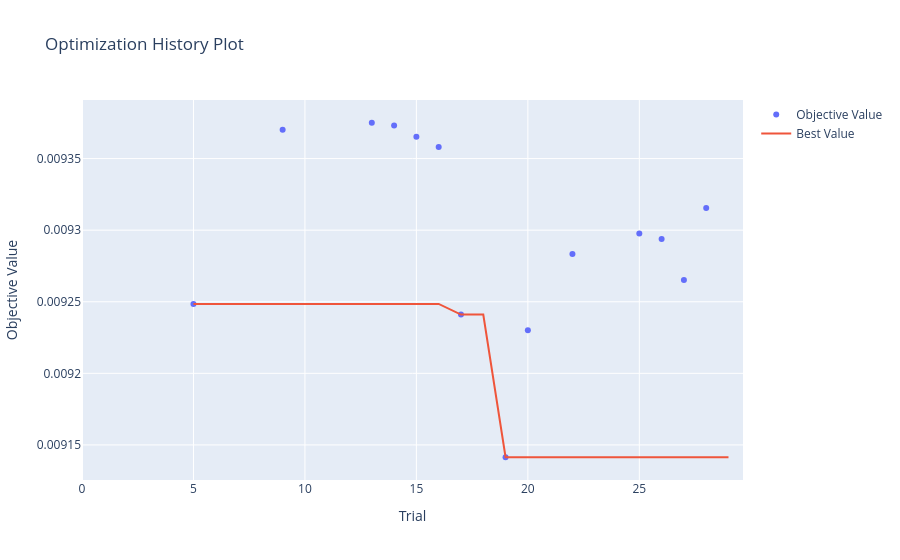
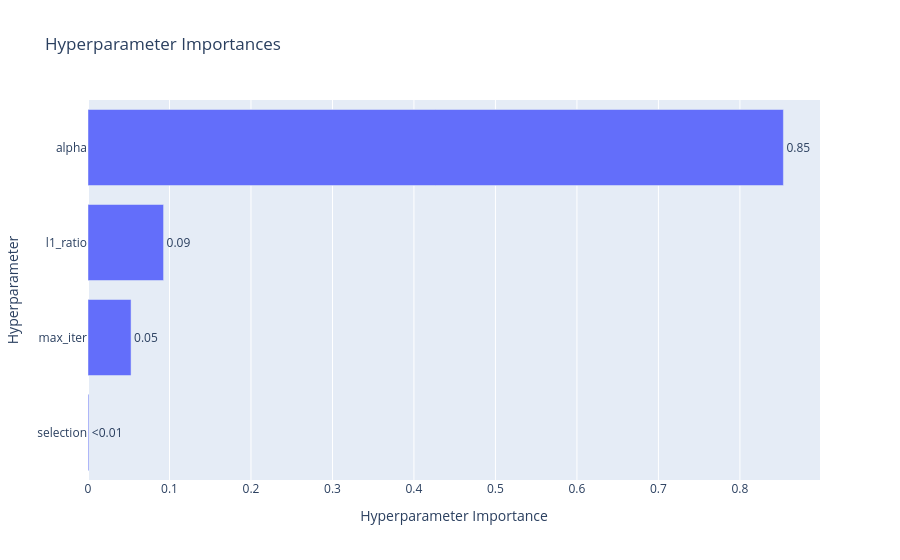
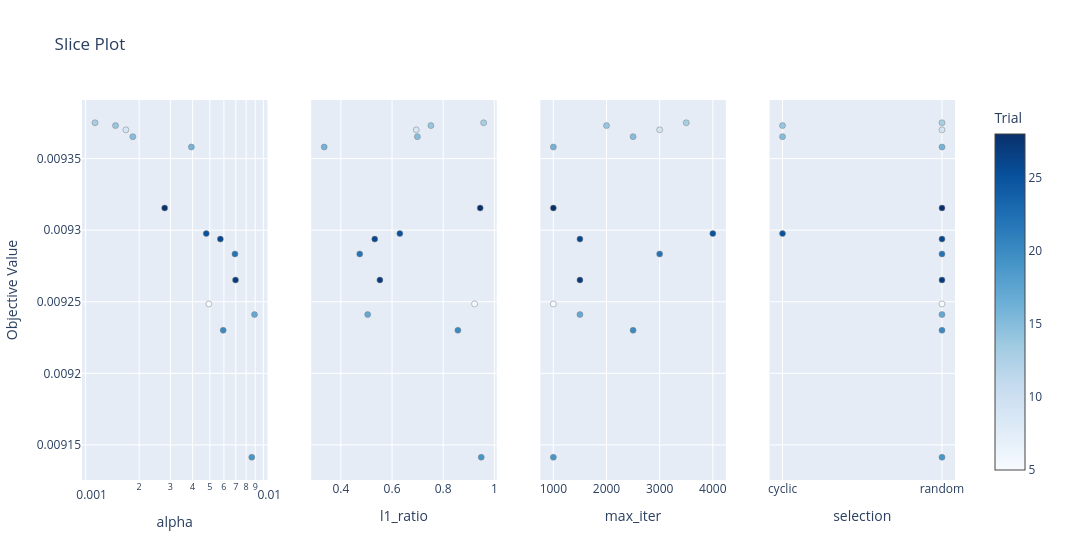
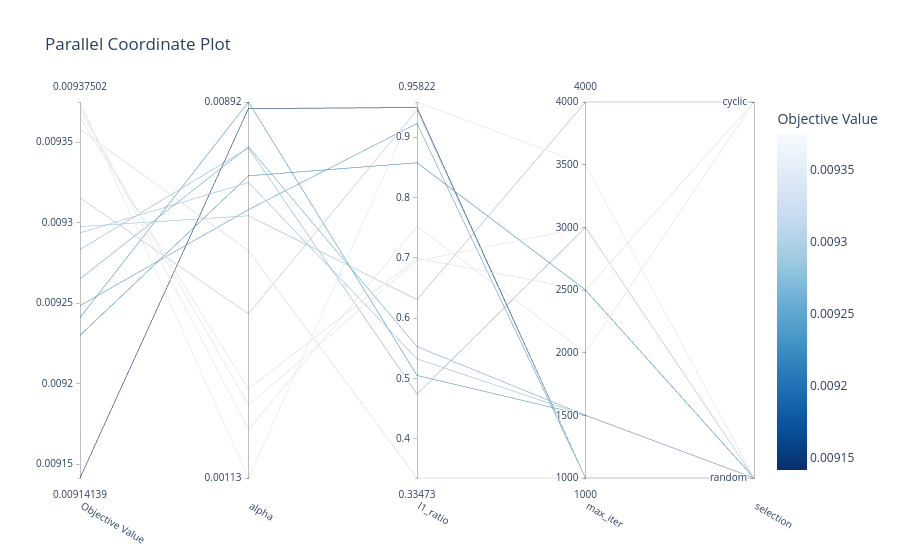

Notebook code cell kept with these figures, in order:
### Code cell
study = results[0]["study"]

vis.plot_optimization_history(study).show()
vis.plot_param_importances(study).show()
vis.plot_slice(study).show()
vis.plot_parallel_coordinate(study).show()
vis.plot_contour(study).show()
vis.plot_edf(study).show()

### Figure 1 — Plotly figure (JSON) as saved in the notebook; plotly's stock layout.template omitted (floating-point values rounded to 4 significant figures)
{"data": [{"mode": "markers", "name": "Objective Value", "x": [5, 9, 13, 14, 15, 16, 17, 19, 20, 22, 25, 26, 27, 28], "y": [0.009248, 0.00937, 0.009375, 0.009373, 0.009365, 0.009358, 0.009241, 0.009141, 0.00923, 0.009283, 0.009298, 0.009294, 0.009265, 0.009315], "type": "scatter"}, {"mode": "lines", "name": "Best Value", "x": [0, 1, 2, 3, 4, 5, 6, 7, 8, 9, 10, 11, 12, 13, 14, 15, 16, 17, 18, 19, 20, 21, 22, 23, 24, 25, 26, 27, 28, 29], "y": [null, null, null, null, null, 0.009248, 0.009248, 0.009248, 0.009248, 0.009248, 0.009248, 0.009248, 0.009248, 0.009248, 0.009248, 0.009248, 0.009248, 0.009241, 0.009241, 0.009141, 0.009141, 0.009141, 0.009141, 0.009141, 0.009141, 0.009141, 0.009141, 0.009141, 0.009141, 0.009141], "type": "scatter"}, {"marker": {"color": "#cccccc"}, "mode": "markers", "name": "Infeasible Trial", "showlegend": false, "x": [], "y": [], "type": "scatter"}], "layout": {"title": {"text": "Optimization History Plot"}, "xaxis": {"title": {"text": "Trial"}}, "yaxis": {"title": {"text": "Objective Value"}}}}

### Figure 2 — Plotly figure (JSON) as saved in the notebook; plotly's stock layout.template omitted (floating-point values rounded to 4 significant figures)
{"data": [{"cliponaxis": false, "hovertemplate": ["selection (CategoricalDistribution): 0.0010602918917796131<extra></extra>", "max_iter (IntDistribution): 0.05283909793094077<extra></extra>", "l1_ratio (FloatDistribution): 0.09273080939774042<extra></extra>", "alpha (FloatDistribution): 0.8533698007795391<extra></extra>"], "name": "Objective Value", "orientation": "h", "text": ["<0.01", "0.05", "0.09", "0.85"], "textposition": "outside", "x": [0.00106, 0.05284, 0.09273, 0.8534], "y": ["selection", "max_iter", "l1_ratio", "alpha"], "type": "bar"}], "layout": {"title": {"text": "Hyperparameter Importances"}, "xaxis": {"title": {"text": "Hyperparameter Importance"}}, "yaxis": {"title": {"text": "Hyperparameter"}}}}

### Figure 3 — Plotly figure (JSON) as saved in the notebook; plotly's stock layout.template omitted (floating-point values rounded to 4 significant figures)
{"data": [{"marker": {"color": [5, 9, 13, 14, 15, 16, 17, 19, 20, 22, 25, 26, 27, 28], "colorbar": {"title": {"text": "Trial"}, "x": 1.0, "xpad": 40}, "colorscale": [[0.0, "rgb(247,251,255)"], [0.125, "rgb(222,235,247)"], [0.25, "rgb(198,219,239)"], [0.375, "rgb(158,202,225)"], [0.5, "rgb(107,174,214)"], [0.625, "rgb(66,146,198)"], [0.75, "rgb(33,113,181)"], [0.875, "rgb(8,81,156)"], [1.0, "rgb(8,48,107)"]], "line": {"color": "Grey", "width": 0.5}, "showscale": true}, "mode": "markers", "name": "Feasible Trial", "showlegend": false, "x": [0.004937, 0.001685, 0.00113, 0.001473, 0.001843, 0.003937, 0.008916, 0.008608, 0.005944, 0.006924, 0.004773, 0.005731, 0.006975, 0.002785], "y": [0.009248, 0.00937, 0.009375, 0.009373, 0.009365, 0.009358, 0.009241, 0.009141, 0.00923, 0.009283, 0.009298, 0.009294, 0.009265, 0.009315], "type": "scatter", "xaxis": "x", "yaxis": "y"}, {"marker": {"color": [5, 9, 13, 14, 15, 16, 17, 19, 20, 22, 25, 26, 27, 28], "colorbar": {"title": {"text": "Trial"}, "x": 1.0, "xpad": 40}, "colorscale": [[0.0, "rgb(247,251,255)"], [0.125, "rgb(222,235,247)"], [0.25, "rgb(198,219,239)"], [0.375, "rgb(158,202,225)"], [0.5, "rgb(107,174,214)"], [0.625, "rgb(66,146,198)"], [0.75, "rgb(33,113,181)"], [0.875, "rgb(8,81,156)"], [1.0, "rgb(8,48,107)"]], "line": {"color": "Grey", "width": 0.5}, "showscale": false}, "mode": "markers", "name": "Feasible Trial", "showlegend": false, "x": [0.9226, 0.6948, 0.9582, 0.752, 0.699, 0.3347, 0.5048, 0.9488, 0.8575, 0.4737, 0.6305, 0.5324, 0.5526, 0.9448], "y": [0.009248, 0.00937, 0.009375, 0.009373, 0.009365, 0.009358, 0.009241, 0.009141, 0.00923, 0.009283, 0.009298, 0.009294, 0.009265, 0.009315], "type": "scatter", "xaxis": "x2", "yaxis": "y2"}, {"marker": {"color": [5, 9, 13, 14, 15, 16, 17, 19, 20, 22, 25, 26, 27, 28], "colorbar": {"title": {"text": "Trial"}, "x": 1.0, "xpad": 40}, "colorscale": [[0.0, "rgb(247,251,255)"], [0.125, "rgb(222,235,247)"], [0.25, "rgb(198,219,239)"], [0.375, "rgb(158,202,225)"], [0.5, "rgb(107,174,214)"], [0.625, "rgb(66,146,198)"], [0.75, "rgb(33,113,181)"], [0.875, "rgb(8,81,156)"], [1.0, "rgb(8,48,107)"]], "line": {"color": "Grey", "width": 0.5}, "showscale": false}, "mode": "markers", "name": "Feasible Trial", "showlegend": false, "x": [1000, 3000, 3500, 2000, 2500, 1000, 1500, 1000, 2500, 3000, 4000, 1500, 1500, 1000], "y": [0.009248, 0.00937, 0.009375, 0.009373, 0.009365, 0.009358, 0.009241, 0.009141, 0.00923, 0.009283, 0.009298, 0.009294, 0.009265, 0.009315], "type": "scatter", "xaxis": "x3", "yaxis": "y3"}, {"marker": {"color": [5, 9, 13, 14, 15, 16, 17, 19, 20, 22, 25, 26, 27, 28], "colorbar": {"title": {"text": "Trial"}, "x": 1.0, "xpad": 40}, "colorscale": [[0.0, "rgb(247,251,255)"], [0.125, "rgb(222,235,247)"], [0.25, "rgb(198,219,239)"], [0.375, "rgb(158,202,225)"], [0.5, "rgb(107,174,214)"], [0.625, "rgb(66,146,198)"], [0.75, "rgb(33,113,181)"], [0.875, "rgb(8,81,156)"], [1.0, "rgb(8,48,107)"]], "line": {"color": "Grey", "width": 0.5}, "showscale": false}, "mode": "markers", "name": "Feasible Trial", "showlegend": false, "x": ["random", "random", "random", "cyclic", "cyclic", "random", "random", "random", "random", "random", "cyclic", "random", "random", "random"], "y": [0.009248, 0.00937, 0.009375, 0.009373, 0.009365, 0.009358, 0.009241, 0.009141, 0.00923, 0.009283, 0.009298, 0.009294, 0.009265, 0.009315], "type": "scatter", "xaxis": "x4", "yaxis": "y4"}], "layout": {"xaxis": {"anchor": "y", "domain": [0.0, 0.2125], "title": {"text": "alpha"}, "type": "log"}, "yaxis": {"anchor": "x", "domain": [0.0, 1.0], "title": {"text": "Objective Value"}}, "xaxis2": {"anchor": "y2", "domain": [0.2625, 0.475], "title": {"text": "l1_ratio"}}, "yaxis2": {"anchor": "x2", "domain": [0.0, 1.0], "matches": "y", "showticklabels": false}, "xaxis3": {"anchor": "y3", "domain": [0.525, 0.7375], "title": {"text": "max_iter"}}, "yaxis3": {"anchor": "x3", "domain": [0.0, 1.0], "matches": "y", "showticklabels": false}, "xaxis4": {"anchor": "y4", "domain": [0.7875, 1.0], "title": {"text": "selection"}, "type": "category", "categoryorder": "array", "categoryarray": ["cyclic", "random"]}, "yaxis4": {"anchor": "x4", "domain": [0.0, 1.0], "matches": "y", "showticklabels": false}, "title": {"text": "Slice Plot"}, "width": 1200}}

### Figure 4 — Plotly figure (JSON) as saved in the notebook; plotly's stock layout.template omitted (floating-point values rounded to 4 significant figures)
{"data": [{"dimensions": [{"label": "Objective Value", "range": [0.009141, 0.009375], "values": [0.009248, 0.00937, 0.009375, 0.009373, 0.009365, 0.009358, 0.009241, 0.009141, 0.00923, 0.009283, 0.009298, 0.009294, 0.009265, 0.009315]}, {"label": "alpha", "range": [-2.947, -2.05], "ticktext": ["0.00113", "0.00892"], "tickvals": [-2.947, -2.05], "values": [-2.307, -2.773, -2.947, -2.832, -2.734, -2.405, -2.05, -2.065, -2.226, -2.16, -2.321, -2.242, -2.156, -2.555]}, {"label": "l1_ratio", "range": [0.3347, 0.9582], "values": [0.9226, 0.6948, 0.9582, 0.752, 0.699, 0.3347, 0.5048, 0.9488, 0.8575, 0.4737, 0.6305, 0.5324, 0.5526, 0.9448]}, {"label": "max_iter", "range": [1000, 4000], "values": [1000, 3000, 3500, 2000, 2500, 1000, 1500, 1000, 2500, 3000, 4000, 1500, 1500, 1000]}, {"label": "selection", "range": [0, 1], "ticktext": ["random", "cyclic"], "tickvals": [0, 1], "values": [0, 0, 0, 1, 1, 0, 0, 0, 0, 0, 1, 0, 0, 0]}], "labelangle": 30, "labelside": "bottom", "line": {"color": [0.009248, 0.00937, 0.009375, 0.009373, 0.009365, 0.009358, 0.009241, 0.009141, 0.00923, 0.009283, 0.009298, 0.009294, 0.009265, 0.009315], "colorbar": {"title": {"text": "Objective Value"}}, "colorscale": [[0.0, "rgb(247,251,255)"], [0.125, "rgb(222,235,247)"], [0.25, "rgb(198,219,239)"], [0.375, "rgb(158,202,225)"], [0.5, "rgb(107,174,214)"], [0.625, "rgb(66,146,198)"], [0.75, "rgb(33,113,181)"], [0.875, "rgb(8,81,156)"], [1.0, "rgb(8,48,107)"]], "reversescale": true, "showscale": true}, "type": "parcoords"}], "layout": {"title": {"text": "Parallel Coordinate Plot"}}}
